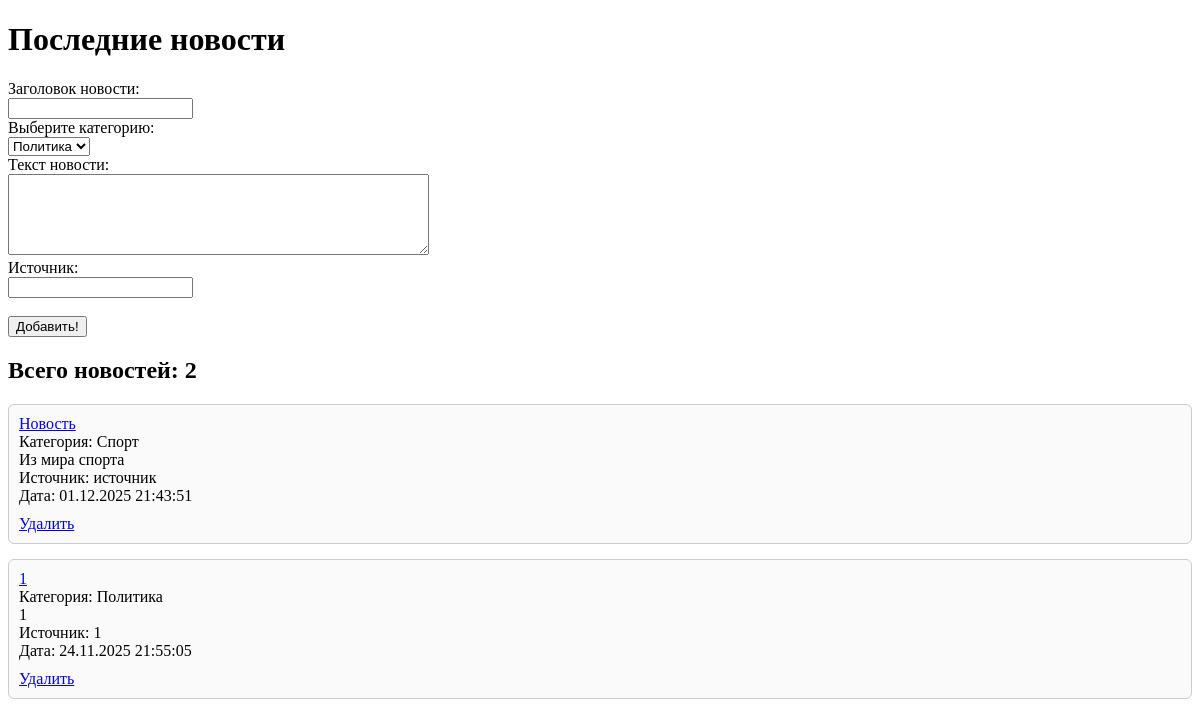
Before: /news.php with the older database file.
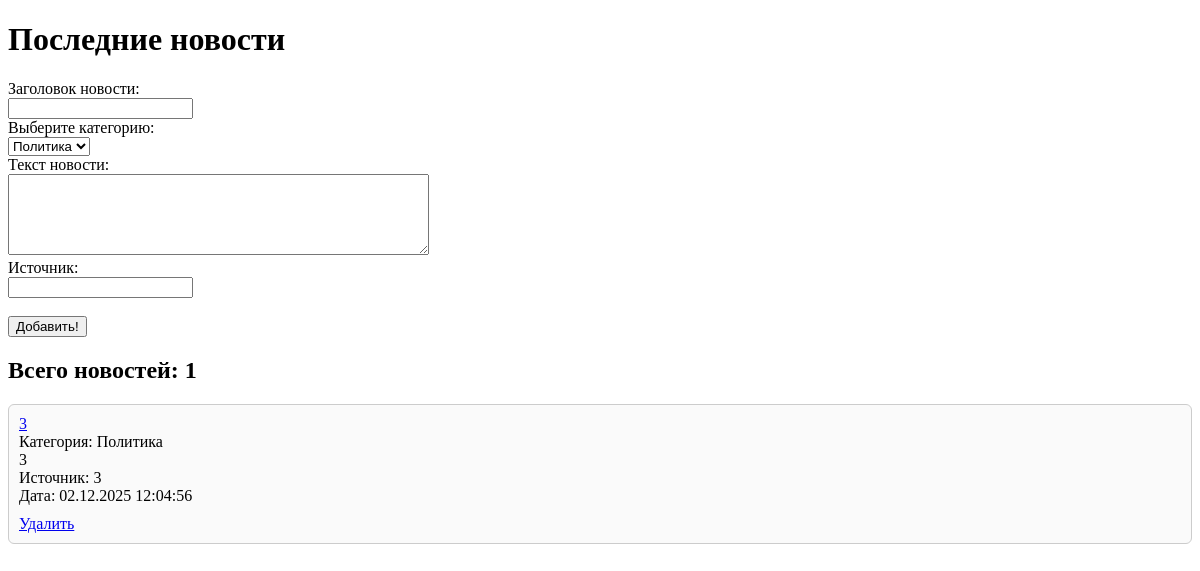
After: the same page with the newer database file.
### tables this page shows
CREATE TABLE msgs(
                    id INTEGER PRIMARY KEY AUTOINCREMENT,
                    title TEXT,
                    category INTEGER,
                    description TEXT,
                    source TEXT,
                    datetime INTEGER
                );

### NewsDB.class.php (called while the page is built, shortened)
<?php
class NewsDB implements INewsDB, IteratorAggregate
{
    private $_db;
    public function __construct()
    {
        try {
            $this->_db = new SQLite3(self::DB_NAME);
            $this->_db->busyTimeout(5000);
            $this->initDatabase();
            $this->getCategories();
        } catch (Exception $e) {
            die("Ошибка подключения к базе данных: " . $e->getMessage());
        }
    }
    private function initDatabase()
    {
        $tableExists = $this->_db->querySingle(
            "SELECT name FROM sqlite_master WHERE type='table' AND name='msgs'"
        );
    }
    private function getCategories(): void
    {
        $sql = "SELECT id, name FROM category";
        $result = $this->_db->query($sql);
        while ($row = $result->fetchArray(SQLITE3_ASSOC)) {
            $this->items[$row['id']] = $row['name'];
        }
    }
    public function getNews()
    {
        try {
            $query = "
                SELECT msgs.id as id, title, category.name as category, description, source, datetime
                FROM msgs
                LEFT JOIN category ON category.id = msgs.category
                ORDER BY msgs.id DESC
            ";
            $result = $this->_db->query($query);
            $news = [];
            while ($row = $result->fetchArray(SQLITE3_ASSOC)) {
                $news[] = $row;
            }
            return $news;
        } catch (Exception $e) {
            return false;
        }
    }
}

### get_news.inc.php (the view)
<?php
$newsData = $news->getNews();
if ($newsData === false) {
    $errMsg = "Произошла ошибка при выводе новостной ленты";
    echo "<div class='error'>" . htmlspecialchars($errMsg) . "</div>";
} else {
    $newsCount = count($newsData);
    echo "<h2>Всего новостей: " . $newsCount . "</h2>";
    if ($newsCount > 0) {
        echo "<div id='news-list'>";
        foreach ($newsData as $newsItem) {
            echo "<div class='news-item'>";
            echo "<div class='news-title'>";
            echo "<a href='?view=" . $newsItem['id'] . "'>" . htmlspecialchars($newsItem['title']) . "</a>";
            echo "</div>";
            echo "<div class='news-category'>Категория: " . htmlspecialchars($newsItem['category']) . "</div>";
            echo "<div class='news-description'>" . htmlspecialchars($newsItem['description']) . "</div>";
            echo "<div class='news-source'>Источник: " . htmlspecialchars($newsItem['source']) . "</div>";
            echo "<div class='news-date'>Дата: " . date('d.m.Y H:i:s', $newsItem['datetime']) . "</div>";
            echo "<div style='margin-top: 10px;'>";
            echo "<a href='?delete=" . $newsItem['id'] . "' class='delete-link' onclick=\"return confirm('Вы уверены, что хотите удалить эту новость?')\">Удалить</a>";
            echo "</div>";
            echo "</div>";
        }
        echo "</div>";
    } else {
        echo "<p>Новостей пока нет.</p>";
    }
}
?>

### news.php (shortened to what this page needs)
<?php
require_once 'NewsDB.class.php';
$news = new NewsDB();
?>
<!DOCTYPE html>
<html>
<head>
  <link rel="stylesheet" href="news_style.css">
</head>
<body>
  <h1>Последние новости</h1>
  <form action="<?= $_SERVER['PHP_SELF']; ?>" method="post">
    Заголовок новости:<br>
    <input type="text" name="title"><br>
    Выберите категорию:<br>
    <select name="category">
      <option value="1">Политика</option>
    </select>
    <br />
    Текст новости:<br>
    <textarea name="description" cols="50" rows="5"></textarea><br>
    Источник:<br>
    <input type="text" name="source"><br>
    <br>
    <input type="submit" value="Добавить!">
  </form>
  <?php include 'get_news.inc.php'; ?>
</body>
</html>

### news_style.css (style rules this page uses)
.news-item { margin-bottom: 15px; padding: 10px; border: 1px solid #ccc; border-radius: 6px; background: #fafafa; }

Changed rows visible on the page:
removed msgs: title "Новость", category "Спорт", description "Из мира спорта", source "источник", datetime "01.12.2025 21:43:51"
removed msgs: title "1", category "Политика", description "1", source "1", datetime "24.11.2025 21:55:05"
added msgs: title "3", category "Политика", description "3", source "3", datetime "02.12.2025 12:04:56"
Other visible differences:
$newsCount: "2" → "1"
